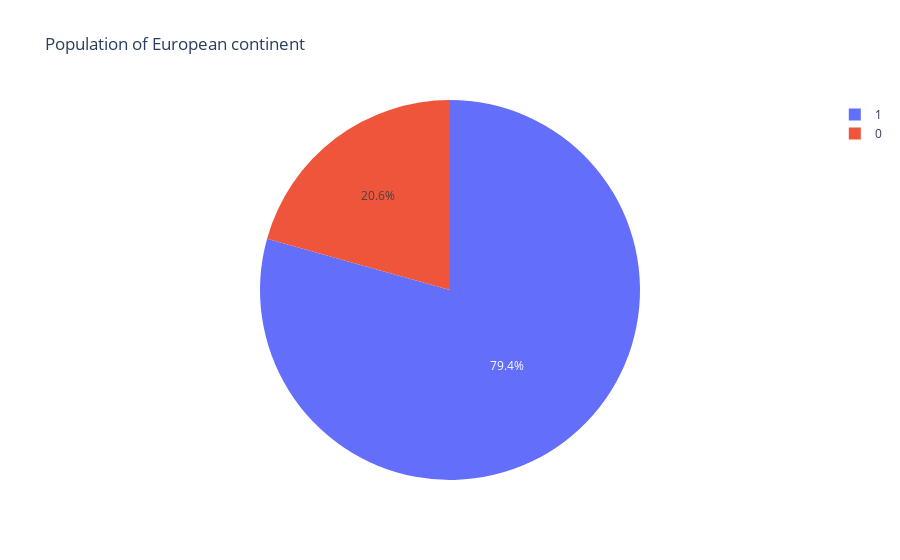

This figure's notebook cell:
### Code cell
fig = px.pie(df, names='class', title='Population of European continent')
fig.show()

### Figure 1 — Plotly figure (JSON) as saved in the notebook; plotly's stock layout.template omitted (floating-point values rounded to 4 significant figures; data arrays with more than 128 entries replaced by an {"elided": "..."} marker saying what was removed)
{"data": [{"domain": {"x": [0, 1], "y": [0, 1]}, "hovertemplate": "class=%{label}<extra></extra>", "labels": {"elided": "155 int values"}, "legendgroup": "", "name": "", "showlegend": true, "type": "pie"}], "layout": {"legend": {"tracegroupgap": 0}, "title": {"text": "Population of European continent"}}}
